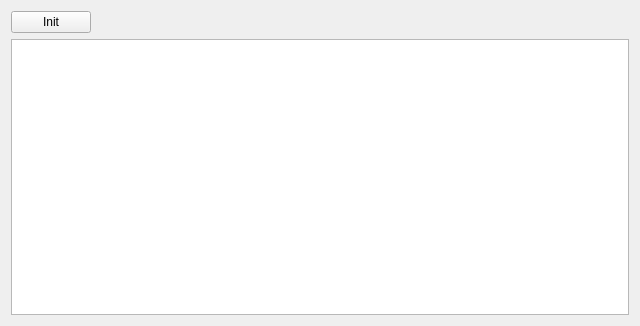
<?xml version="1.0" encoding="UTF-8"?>
<ui version="4.0">
 <class>Form</class>
 <widget class="QWidget" name="Form">
  <property name="geometry">
   <rect>
    <x>0</x>
    <y>0</y>
    <width>640</width>
    <height>326</height>
   </rect>
  </property>
  <property name="windowTitle">
   <string>Form</string>
  </property>
  <layout class="QGridLayout" name="gridLayout">
   <item row="0" column="1">
    <spacer name="horizontalSpacer">
     <property name="orientation">
      <enum>Qt::Horizontal</enum>
     </property>
     <property name="sizeHint" stdset="0">
      <size>
       <width>40</width>
       <height>20</height>
      </size>
     </property>
    </spacer>
   </item>
   <item row="0" column="0">
    <widget class="QPushButton" name="btnStart">
     <property name="text">
      <string>Init</string>
     </property>
    </widget>
   </item>
   <item row="1" column="0" colspan="2">
    <widget class="QPlainTextEdit" name="edtLog"/>
   </item>
  </layout>
 </widget>
 <resources/>
 <connections/>
</ui>
